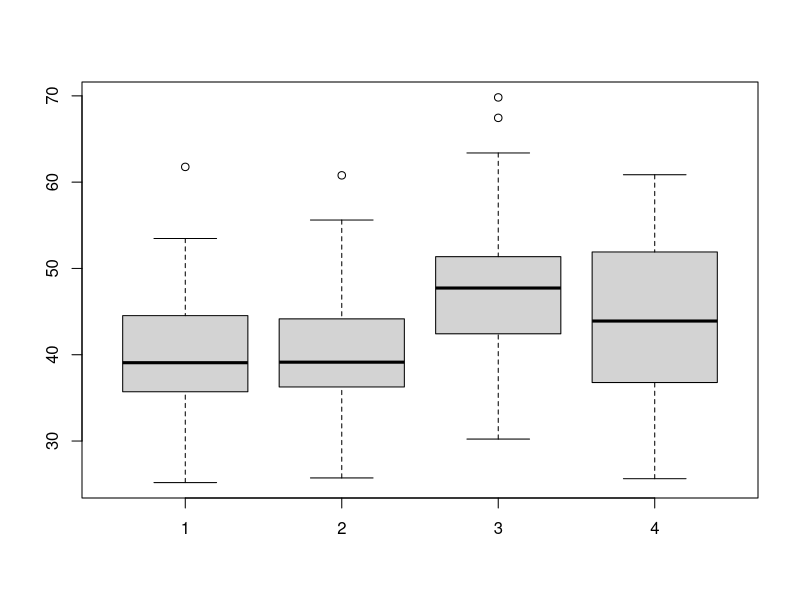

R code for this plot: (Note: this script raises an error after producing the figure.)
# UJI ANOVA

# Comparing means with ANOVA

# Load data
# Each group in a separate variable
x1 <- rnorm(30, mean = 40, sd = 8)
x2 <- rnorm(30, mean = 41, sd = 8)
x3 <- rnorm(30, mean = 45, sd = 8)
x4 <- rnorm(30, mean = 45, sd = 8)

# Formula result is F(3,116) = 3.24, p = 0.025
boxplot(x1, x2, x3, x4) # Quick graphical check

# Combine vectors into a single data frame
xdf <- data.frame(cbind(x1, x2, x3, x4))
summary(xdf)

# Conduct one-way ANOVA
anova1 <- aov(cbind(x1, x2, x3, x4))
summary(anova1)

# Post-hoc comparisons
TukeyHSD(anova1)
?pairwise.t.test # Other post-hoc test
?p.adjust # Specific method

rm(list = ls()) # Clean up
